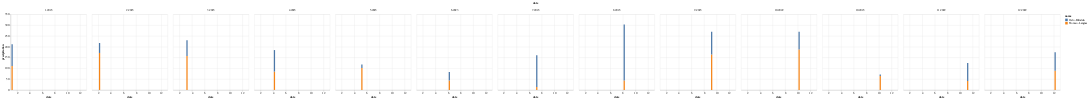

Source (notebook cell):
### Code cell
import altair as alt

alt.Chart(data).mark_bar().encode(
    x="date",
    y="precipitation",
    color="name",
    column = "date",
    )

### Figure 1 — Vega-Lite specification as saved in the notebook (floating-point values rounded to 4 significant figures)
{"config": {"view": {"continuousWidth": 300, "continuousHeight": 300}}, "data": {"name": "data-f4ac2cced84352f89084c1c2a620235a"}, "mark": {"type": "bar"}, "encoding": {"color": {"field": "name", "type": "nominal"}, "column": {"field": "date", "type": "quantitative"}, "x": {"field": "date", "type": "quantitative"}, "y": {"field": "precipitation", "type": "quantitative"}}, "$schema": "https://vega.github.io/schema/vega-lite/v5.16.3.json", "datasets": {"data-f4ac2cced84352f89084c1c2a620235a": [{"name": "Tromso - Langnes", "station": "SN90490", "date": 10.2, "max temperature": 10.7, "precipitation": 187.0, "min temperature": -4.2}, {"name": "Tromso - Langnes", "station": "SN90490", "date": 11.2, "max temperature": 8.5, "precipitation": 41.5, "min temperature": -7.0}, {"name": "Tromso - Langnes", "station": "SN90490", "date": 12.2, "max temperature": 5.6, "precipitation": 88.8, "min temperature": -11.7}, {"name": "Tromso - Langnes", "station": "SN90490", "date": 1.202, "max temperature": 7.7, "precipitation": 111.4, "min temperature": -13.9}, {"name": "Tromso - Langnes", "station": "SN90490", "date": 2.202, "max temperature": 6.6, "precipitation": 171.3, "min temperature": -10.7}, {"name": "Tromso - Langnes", "station": "SN90490", "date": 3.202, "max temperature": 4.5, "precipitation": 157.0, "min temperature": -15.1}, {"name": "Tromso - Langnes", "station": "SN90490", "date": 4.202, "max temperature": 9.8, "precipitation": 85.0, "min temperature": -7.1}, {"name": "Tromso - Langnes", "station": "SN90490", "date": 5.202, "max temperature": 17.7, "precipitation": 101.2, "min temperature": -4.6}, {"name": "Tromso - Langnes", "station": "SN90490", "date": 6.202, "max temperature": 25.4, "precipitation": 43.4, "min temperature": -0.4}, {"name": "Tromso - Langnes", "station": "SN90490", "date": 7.202, "max temperature": 26.7, "precipitation": 14.0, "min temperature": 6.0}, {"name": "Tromso - Langnes", "station": "SN90490", "date": 8.202, "max temperature": 25.1, "precipitation": 43.4, "min temperature": 5.4}, {"name": "Tromso - Langnes", "station": "SN90490", "date": 9.202, "max temperature": 19.3, "precipitation": 163.7, "min temperature": 0.3}, {"name": "Tromso - Langnes", "station": "SN90490", "date": 10.2, "max temperature": 9.8, "precipitation": 64.8, "min temperature": -0.6}, {"name": "Oslo - Blindern", "station": "SN18700", "date": 10.2, "max temperature": 17.1, "precipitation": 82.9, "min temperature": -0.4}, {"name": "Oslo - Blindern", "station": "SN18700", "date": 11.2, "max temperature": 15.1, "precipitation": 83.4, "min temperature": -2.1}, {"name": "Oslo - Blindern", "station": "SN18700", "date": 12.2, "max temperature": 6.5, "precipitation": 85.5, "min temperature": -14.6}, {"name": "Oslo - Blindern", "station": "SN18700", "date": 1.202, "max temperature": 7.2, "precipitation": 100.5, "min temperature": -13.4}, {"name": "Oslo - Blindern", "station": "SN18700", "date": 2.202, "max temperature": 10.2, "precipitation": 46.0, "min temperature": -9.4}, {"name": "Oslo - Blindern", "station": "SN18700", "date": 3.202, "max temperature": 9.8, "precipitation": 72.6, "min temperature": -12.6}, {"name": "Oslo - Blindern", "station": "SN18700", "date": 4.202, "max temperature": 19.8, "precipitation": 99.7, "min temperature": -4.7}, {"name": "Oslo - Blindern", "station": "SN18700", "date": 5.202, "max temperature": 24.2, "precipitation": 17.0, "min temperature": -0.8}, {"name": "Oslo - Blindern", "station": "SN18700", "date": 6.202, "max temperature": 31.8, "precipitation": 39.9, "min temperature": 4.6}, {"name": "Oslo - Blindern", "station": "SN18700", "date": 7.202, "max temperature": 28.4, "precipitation": 146.9, "min temperature": 8.6}, {"name": "Oslo - Blindern", "station": "SN18700", "date": 8.202, "max temperature": 24.5, "precipitation": 259.8, "min temperature": 9.8}, {"name": "Oslo - Blindern", "station": "SN18700", "date": 9.202, "max temperature": 25.1, "precipitation": 105.8, "min temperature": 5.3}, {"name": "Oslo - Blindern", "station": "SN18700", "date": 10.2, "max temperature": 17.1, "precipitation": 7.3, "min temperature": -0.7}]}}
